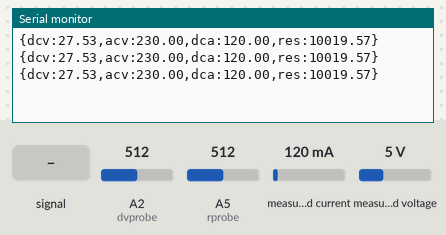
This sketch was run on a simulated Arduino Uno, built with avr-gcc and run on an emulated ATmega328P. Shown: the last lines printed to the serial monitor. The inputs (shaded band) are chosen by the test bench; at power-on: measured current 120 mA, measured voltage 5 V, A2 (dvprobe) = 512, A5 (rprobe) = 512.

Above: at 1.3 s.
1.4 s: A2 (dvprobe) fed a 200 Hz sine of ±81 counts around its level
At 2.0 s:
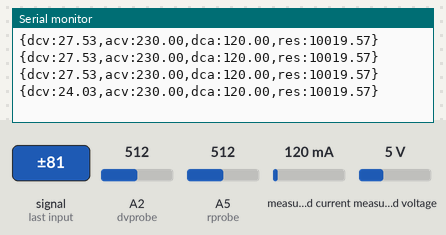
2.9 s: A5 (rprobe) fed a 200 Hz sine of ±81 counts around its level
At 3.6 s:
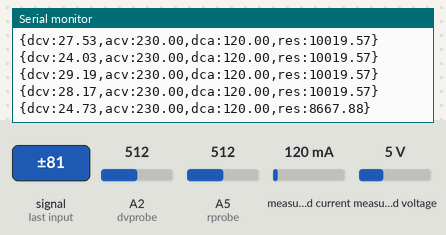
4.4 s: measured current set to 40 mA
At 5.2 s:
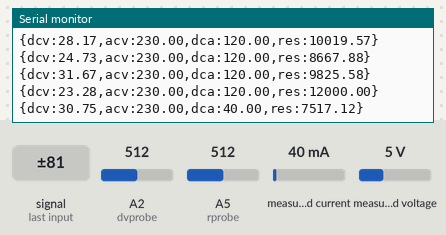
5.9 s: measured voltage set to 0.3 V
At 5.9 s:
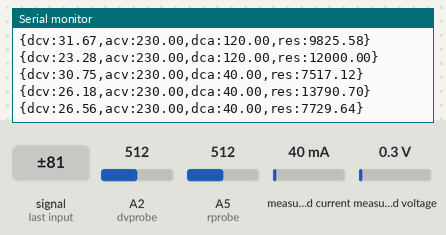
7.4 s: A2 (dvprobe) set to 716
At 7.8 s:
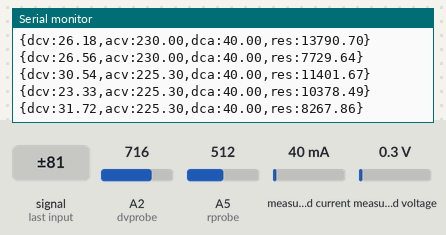
10.5 s: A5 (rprobe) set to 716
At 10.9 s:
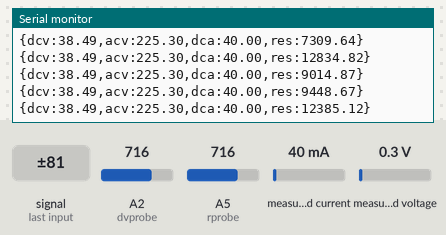
Timing chart, 0 to 13.5 s (numbered marks = the images above; inputs shaded):
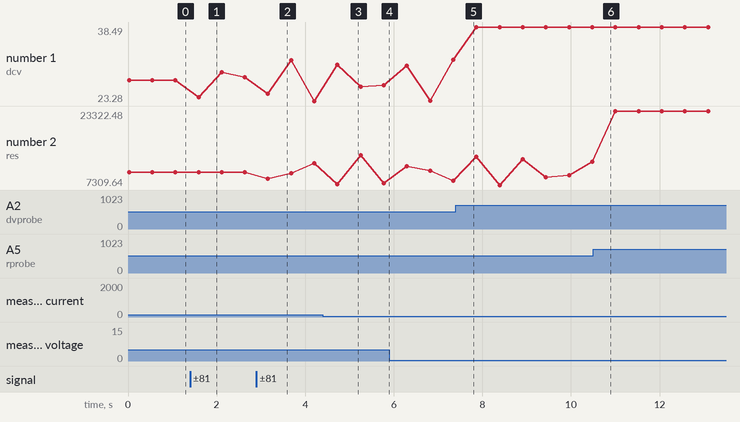

The sketch:

wMeter.ino
```cpp
#define avprobe A4
#define iprobe A1
#define rprobe A5
#define dvprobe A2
#include "ZMPT101B.h"
ZMPT101B voltageSensor(avprobe);
#include "ACS712.h"
ACS712  ACS(iprobe, 5.0, 1023, 100);
struct wMeter
{
    float dcv, acv, dca, res;
    void initializeSensors()
    {
        Serial.begin(9600);
        ACS.autoMidPoint();
        voltageSensor.calibrate();
    }
    void takeReadings()
    {
        dcv = measureVoltageDC();
        acv = voltageSensor.getVoltageAC();
        dca = ACS.mA_DC();
        res = measureRes(10000);
    }
    float measureVoltageDC(void)
    {
        float volt = analogRead(dvprobe);
        volt = (volt * 55.0) / 1023.0;
        return volt;
    }
    float measureRes(float R1)
    {
        float v2 = analogRead(rprobe);
        v2 = (v2 * 5.0) / 1023.0;
        return (v2 * R1) / (5.0 - v2);
    }
    void sendReadings(void)
    {
        String msg = "{dcv:" + String(dcv) + ",acv:" + String(acv) + ",dca:" + String(dca) + ",res:" + String(res) + "}";
        Serial.println(msg);
    }
    void runLoop()
    {
        takeReadings();
        sendReadings();
        delay(500);
    }
};
wMeter meter;


void setup()
{
    meter.initializeSensors();
}
void loop()
{
    meter.runLoop();
}
```

Measured:
- after the input at 1.4 s, the serial monitor: prints a new line after 0.19 s (image 1)
- after the input at 2.9 s, the serial monitor: prints a new line after 0.26 s (image 2)
- after the input at 4.4 s, the serial monitor: prints a new line after 0.33 s (image 3)
- plotted number 1: 27.53 → 28.17 after the input at 1.4 s, 23.28 → 26.56 after the input at 4.4 s, 26.56 → 31.72 after the input at 5.9 s, 31.72 → 38.49 after the input at 7.4 s
- plotted number 2: 10019.57 → 12000 after the input at 2.9 s, 12000 → 7729.64 after the input at 4.4 s, 8267.86 → 12385.12 after the input at 7.4 s, 12385.12 → 23322.48 after the input at 10.5 s
